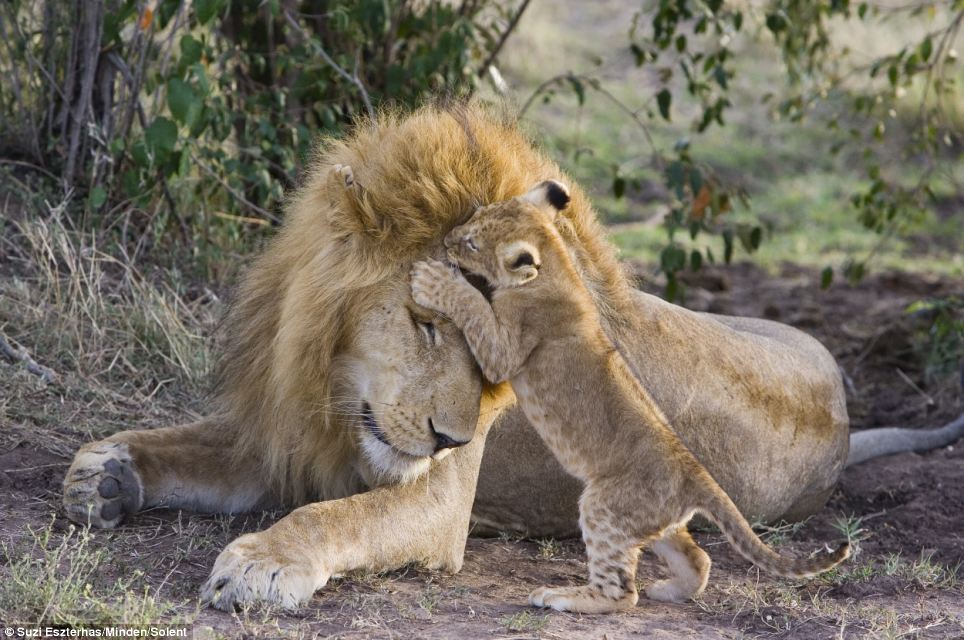
#> input picture images/lions.jpg, 964 x 640 px, found by its file name
$ python histogram_equalization_error.py
#> lines starting #> are read from the running program, lines starting #| are printed output that depends on the picture
'''
This script shows erroneous histogram equalization (r**2 instead of r). Every intensity greater than 16 is mapped to 255.
@author Patrick Wissiak
'''
import numpy as np
import matplotlib.pyplot as plt

img = plt.imread("./images/lions.jpg")
#> img is the input picture: shape (640, 964, 3); mean R, G, B 118.7, 110.8, 97.9
if img.ndim > 2:
    img = np.mean(img, axis=2)
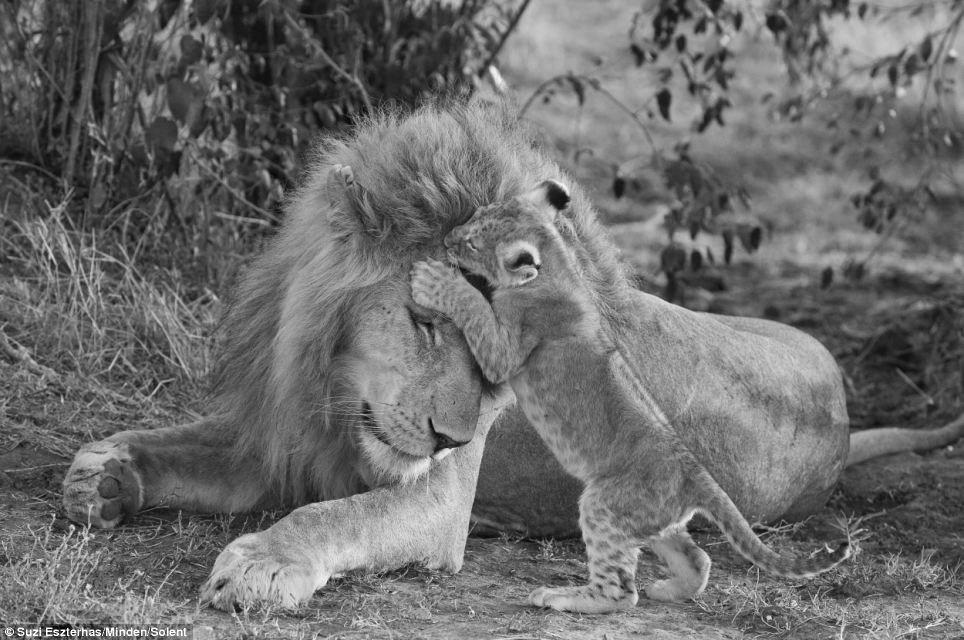
#> img: shape (640, 964) float64; min 1, max 254.7, mean 109.2
img = np.array(img[:,0:1000], dtype=float)
(M, N) = img.shape
#> M = 640; N = 964

L = 255
intensities = range(L + 1)

rounded_image = np.rint(img).astype(np.int16)
probabilities = [np.count_nonzero(rounded_image == i) / (M * N) for i in intensities]
#> probabilities = 256 values, max 0.00865 at index 95, min 0 at index 0, mean 0.00391

def get_equalized_image(input, is_squared=False):
#> called with is_squared = False
    intensity_mapping = np.zeros(L + 1)
    for r in intensities:
        if is_squared:
            intensity_mapping[r] = L * np.sum(probabilities[0:r**2 + 1])
        else:
            intensity_mapping[r] = L * np.sum(probabilities[0:r + 1])
#> after the loop, intensity_mapping = 256 values from 0 to 255

    g = np.zeros((M, N))
    for cx in range(M-1):
        for cy in range(N-1):
            g[cx,cy] = intensity_mapping[rounded_image[cx,cy]]
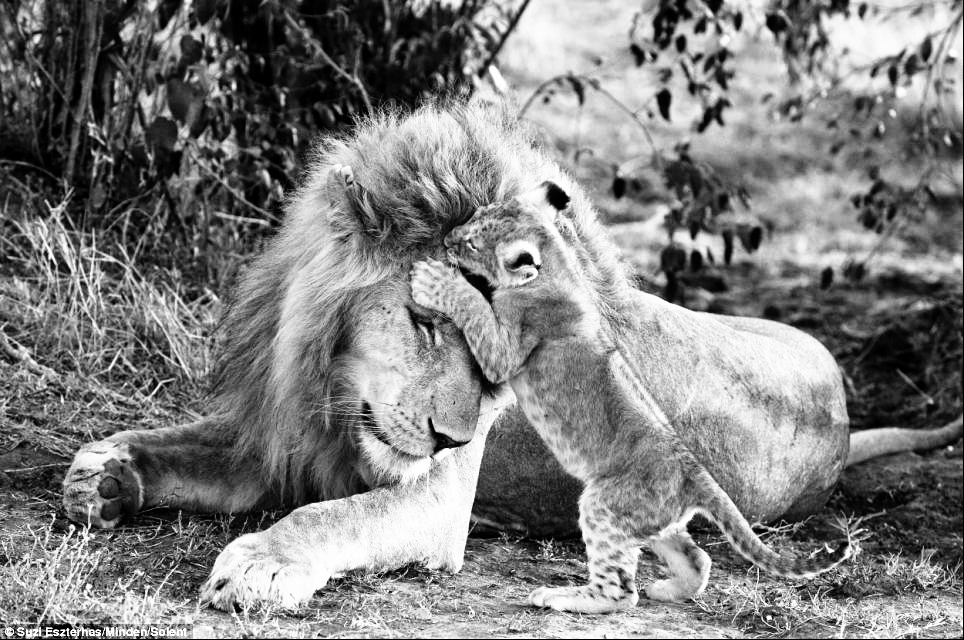
#> g: shape (640, 964) float64; min 0, max 255, mean 127.9
    return g, intensity_mapping

g, intensity_mapping1 = get_equalized_image(img)
#> intensity_mapping1 = 256 values from 0 to 255
g_r_squared, intensity_mapping2 = get_equalized_image(img, True)
#> call 2 of get_equalized_image, with is_squared = True
#> after the loop in get_equalized_image (call 2), `for cx in range(M-1):`:
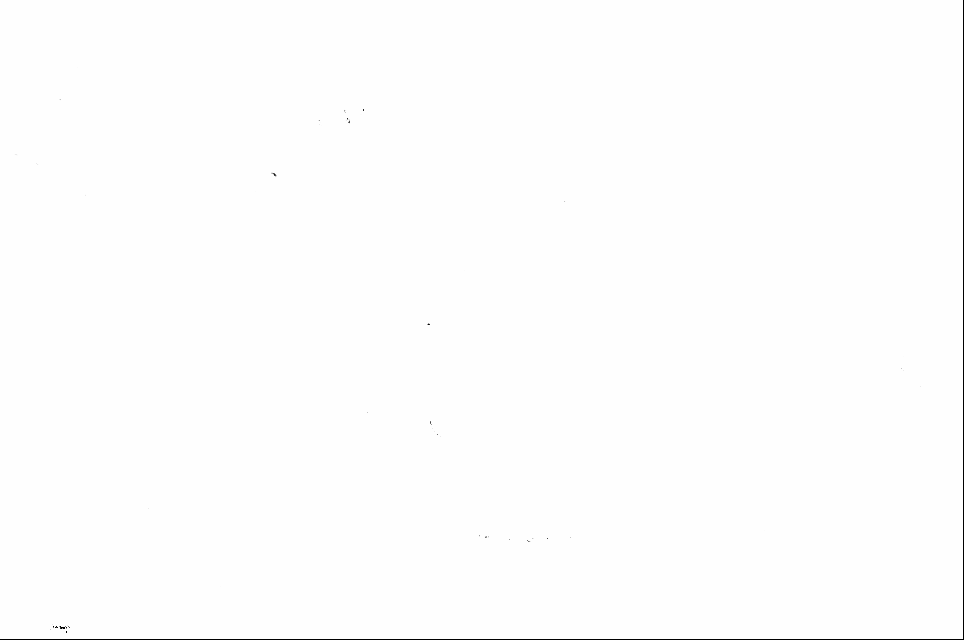
#> g: shape (640, 964) float64; min 0, max 255, mean 254.3
#> intensity_mapping2 = 256 values from 0 to 255

equalized_probabilities = [np.count_nonzero(np.rint(intensity_mapping1) == i) / (L+1) for i in intensities]
#> equalized_probabilities = 256 values, max 0.152 at index 255, min 0 at index 21, mean 0.00391
erroneus_probabilities = [np.count_nonzero(np.rint(intensity_mapping2) == i) / (L+1) for i in intensities]
#> erroneus_probabilities = 256 values, max 0.941 at index 255, min 0 at index 2, mean 0.00391

ht0 = np.histogram(img, bins=np.arange(L + 1), density=True)[0]
#> ht0 = 255 values, max 0.00867 at index 90, min 0 at index 0, mean 0.00392
ht = np.histogram(g, bins=np.arange(L + 1), density=True)[0]
#> ht = 255 values, max 0.00863 at index 103, min 0 at index 18, mean 0.00392
ht2 = np.histogram(g_r_squared, bins=np.arange(L + 1), density=True)[0]
#> ht2 = 255 values, max 0.997 at index 254, min 0 at index 2, mean 0.00392

fig, ax = plt.subplots(2, 3, constrained_layout=True)
ax[0][0].imshow(img, cmap="gray")
ax[0][0].title.set_text("Original")
ax[1][0].plot(range(L), ht0)
ax[0][0].title.set_text("Original CDF")
ax[0][1].imshow(g, cmap="gray", vmin=0, vmax=255)
ax[0][1].title.set_text("Normal Histogram Equalization")
ax[1][1].plot(range(L), ht)
ax[1][1].title.set_text("Histogram after equalization")
ax[0][2].imshow(g_r_squared, cmap="gray", vmin=0, vmax=255)
ax[0][2].title.set_text("Histogram Equalization with r**2 instead of r")
ax[1][2].plot(range(L),ht2)
ax[1][2].title.set_text("Histogram after erroneus equalization")

plt.show()
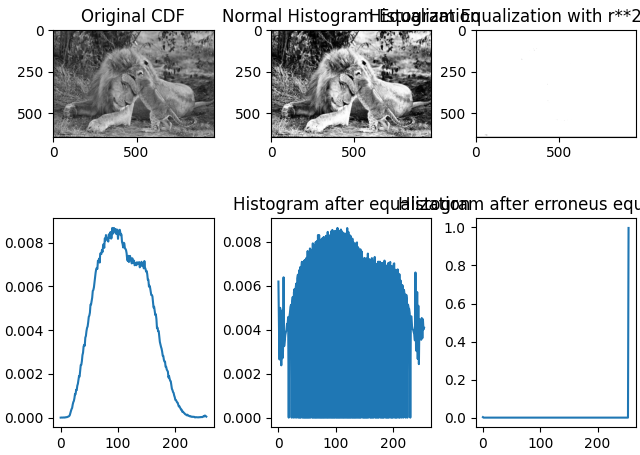
#> figure drawn by matplotlib, 6 panels; panel 4: curve peaks at x = 90, y = 0.00867; panel 5: curve peaks at x = 103, y = 0.00863; panel 6: curve peaks at x = 254, y = 0.997
